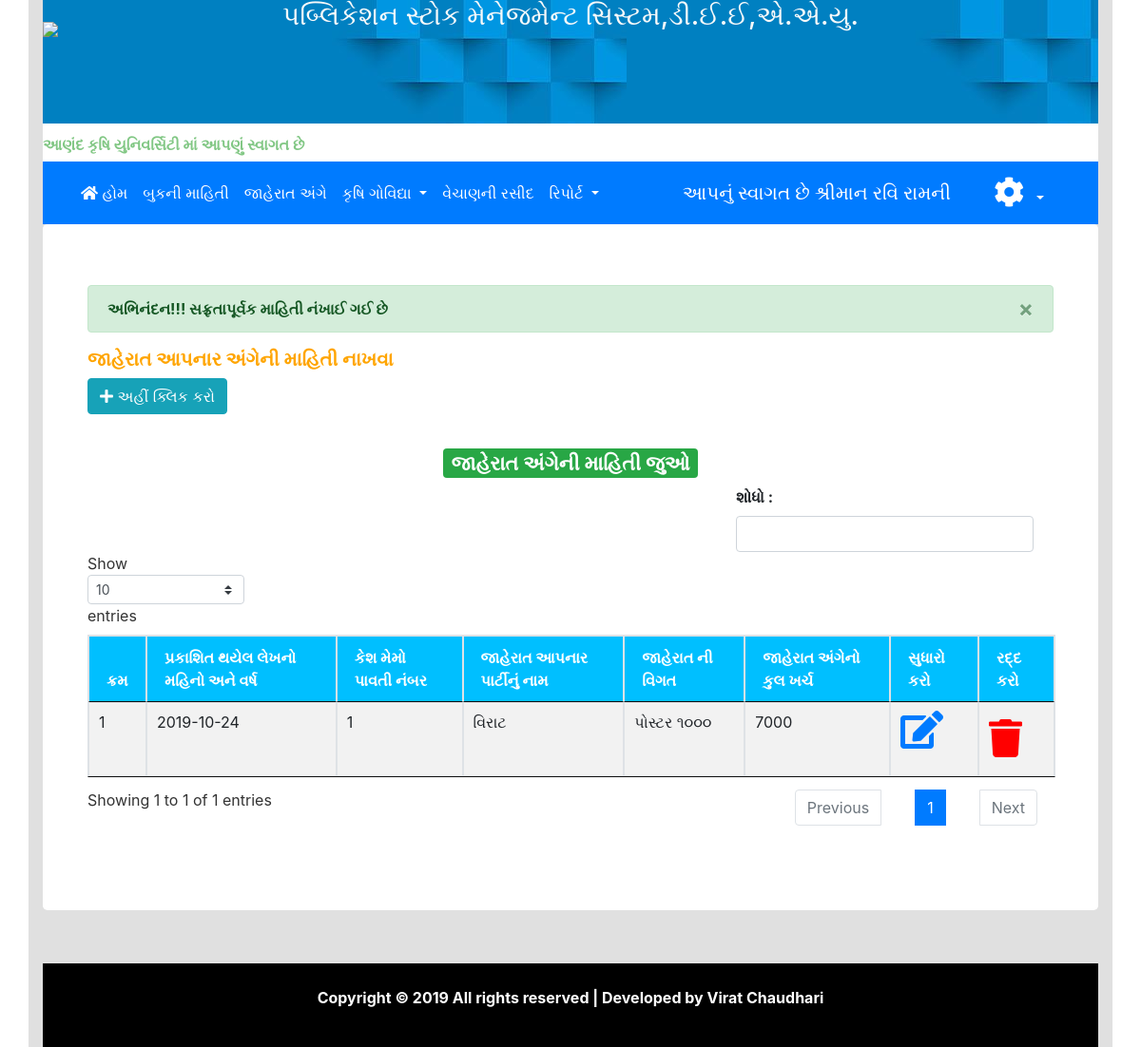
/ad_ment.php?success=1 (signed in), run on an earlier commit of the app's database.
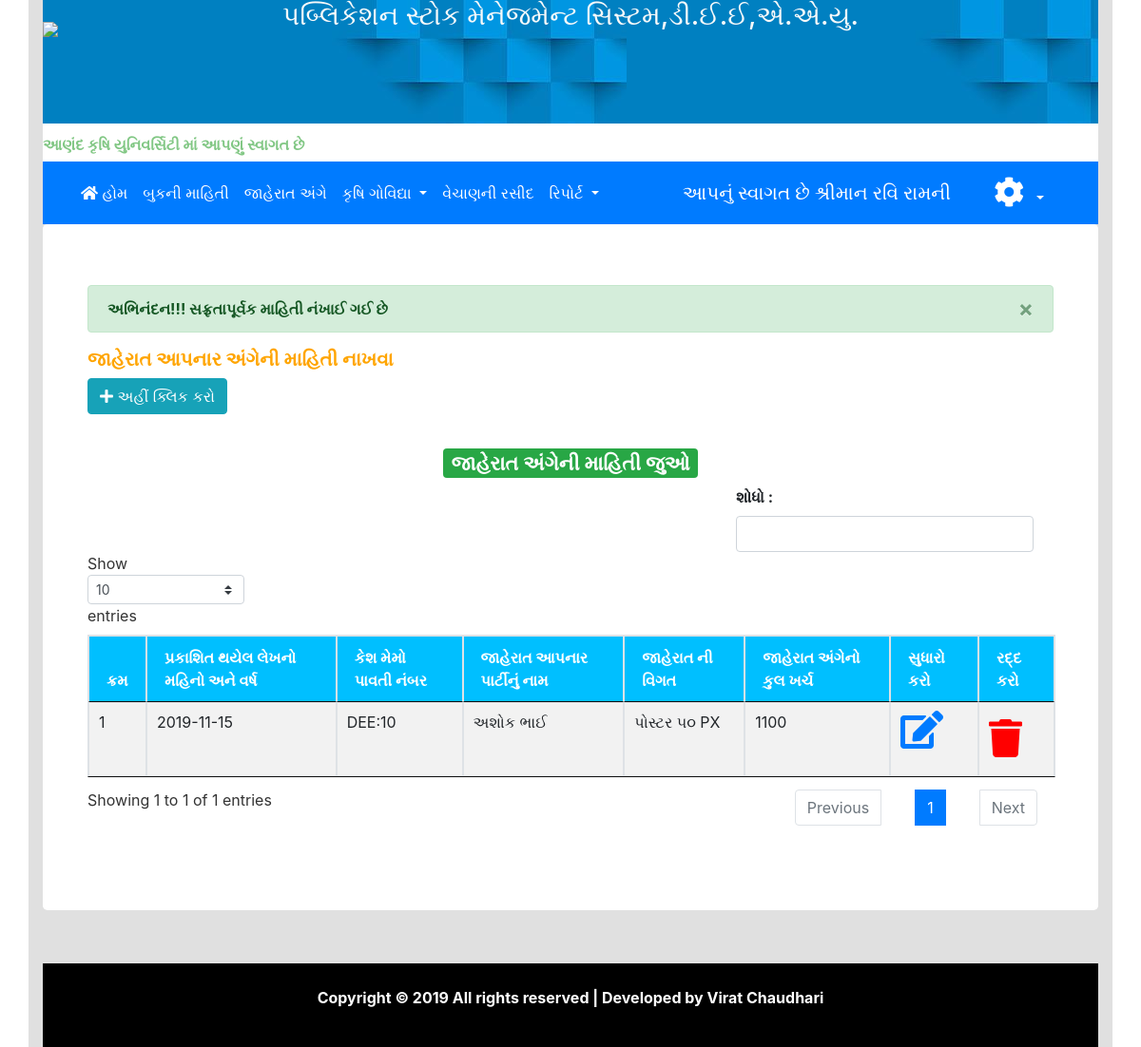
And on a later commit of the database.
### tables this page shows
CREATE TABLE `adversitment` (
  `a_id` int(11) NOT NULL,
  `txtFDt` varchar(50) NOT NULL,
  `cashad` varchar(30) NOT NULL,
  `pname` varchar(100) NOT NULL,
  `adinfo` varchar(100) NOT NULL,
  `adprice` varchar(30) NOT NULL
);

### ad_ment.php (the view, shortened to what this page needs)
<?php
include 'head.php';
?>
<link href="http://ajax.googleapis.com/ajax/libs/jqueryui/1.10.3/themes/smoothness/jquery-ui.min.css" rel="stylesheet" type="text/css" />
<link rel="stylesheet" href="clander/jquery.dataTables.min.css">
<div class="container">
	<div class="row">
		<div class="col-md-12">
			<div class="panel panel-default">
				<div class="panel-body">
					<?php
					if (isset($_GET["success"]))
						echo "<div class='alert alert-success alert-dismissible fade show'>
					<button type='button' class='close' data-dismiss='alert'>&times;</button>
					<strong>અભિનંદન!!! સફ્રતાપૂર્વક માહિતી નંખાઈ ગઈ છે</strong>
				</div>";
			?>
			<div class="div-action pull pull-left" style="padding-bottom:20px;">
				<h5 style="color: orange;"><b>જાહેરાત આપનાર અંગેની માહિતી નાખવા</b></h5>
				<button type="button" class="btn btn-info" data-toggle="modal" data-target="#myModal">
					<i class="fa fa-plus"></i>	અહીં ક્લિક કરો
				</button>
			</div>
			<div class="alert">
				<body>
				 <center><h3><span class="badge badge-success">જાહેરાત અંગેની માહિતી જુઓ</span></h3></center>
				</body>
			<div class="float-right" >
				<b><label >શોધો : </label></b>
				<input type="text" id="myInputTextField" class="form-control float-right">
			</div>
          </div>
			<table class="table table-striped table-bordered" id="example1">
				<thead style='background-color:#00bfff;color:#ffffff';>
					<tr>
						<th>ક્રમ</th>
						<th>પ્રકાશિત થયેલ લેખનો મહિનો અને વર્ષ</th>
						<th>કેશ મેમો પાવતી નંબર</th>
						<th>જાહેરાત આપનાર પાર્ટીનું નામ</th>
						<th>જાહેરાત ની વિગત</th>
						<th>જાહેરાત અંગેનો કુલ ખર્ચ</th>
						<th>સુધારો કરો</th>
						<th>રદ્દ કરો</th>
					</tr>
				</thead>
				<?php
				$qry="select * from adversitment";
				$rs=mysqli_query($con,$qry);
				$count=1;
				while($data111=mysqli_fetch_assoc($rs))
				{
					echo "<tr>";
					echo "<td><label>";
					echo $count;
					echo "</label></td>";
					echo "<td><label id='FDT".$data111["a_id"]."'>";
					echo $data111["txtFDt"];
					echo "</label></td>";
					echo "<td><label id='cash".$data111["a_id"]."'>";
					echo $data111["cashad"];
					echo "</label></td>";
					echo "<td><label id='pname".$data111["a_id"]."'>";
					echo $data111["pname"];
					echo "</label></td>";
					echo "<td><label id='adinfo".$data111["a_id"]."'>";
					echo $data111["adinfo"];
					echo "</label></td>";
					echo "<td><label id='adprice".$data111["a_id"]."'>";
					echo $data111["adprice"];
					echo "</label></td>";
					echo "<td><a class='bc' href='#' title='View' data-target='#myModal1' data-toggle='modal' data1='".$data111["a_id"]."' id='".$data111["a_id"]."'><i class='fas fa-edit' style='font-size:40px;'></i></a></td>";
					echo "<td><a href='ad_delet.php?id=".$data111["a_id"]."' onclick='return check();' style='font-size:40px;color:red'><i class='fa fa-trash'></i></a></td>";
					echo "</tr>";
					$count++;
				}
				?>
			</table>
		</div>
	</div>
</div>
</div>
							<body>
							</body>
</div>
						<body>
						</body>
</div>
</div>
	<?php
	include 'footer.php';
	?>

What changed in the data, as far as the page shows it:
removed adversitment: txtFDt "2019-10-24", cashad "1", pname "વિરાટ", adinfo "પોસ્ટર ૧૦૦૦", adprice "7000"
added adversitment: txtFDt "2019-11-15", cashad "DEE:10", pname "અશોક ભાઈ", adinfo "પોસ્ટર ૫૦ PX", adprice "1100"
